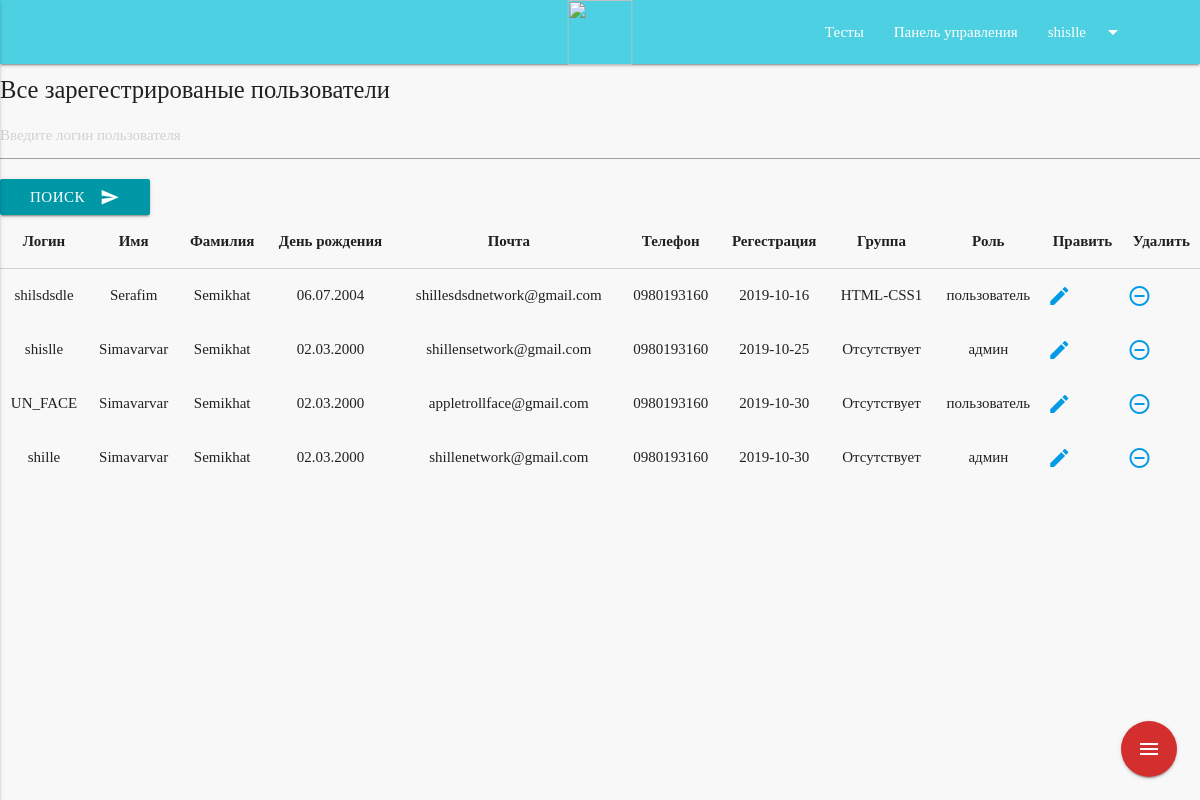
The app's page /admin-user (signed in) with its own data.
### tables this page shows
CREATE TABLE `users` (
  `id` int(11) NOT NULL,
  `login` varchar(255) NOT NULL,
  `password` varchar(255) NOT NULL,
  `name` varchar(255) DEFAULT NULL,
  `surname` varchar(255) NOT NULL,
  `birth_date` varchar(255) NOT NULL,
  `email` varchar(255) NOT NULL,
  `token` text NOT NULL,
  `verefy` int(11) NOT NULL,
  `tel` varchar(255) NOT NULL,
  `registration_date` date NOT NULL,
  `group_id` varchar(255) NOT NULL DEFAULT 'Отсутствует',
  `role_id` int(11) NOT NULL
);

### app/Connection.php (called while the page is built, shortened)
<?php
class Connection
{
    private static $instance;
    private $connection;
    private function __construct()
    {
        $this->connection = new mysqli(self::SERVER_NAME, self::USERNAME, self::PASSWORD, self::DB_NAME);
        $this->connection->set_charset("utf8");
    }
    public static function getInstance()
    {
        if (!self::$instance) {
            self::$instance = new Connection();
        }
        return self::$instance;
    }
    public function query($sql) {
        return $this->connection->query($sql);
    }
}

### app/UserObject.php (called while the page is built, shortened)
<?php
class UserObject extends AbstractModel{
    function query($sql)
    {
        return Connection::getInstance()->query($sql);
    }
    public function getElementsTable($row_table,$id)
    {
        $getGroup =  $this->query("SELECT `$row_table` FROM `users` WHERE id='$id'");
        $row_ass = $getGroup->fetch_assoc();
        return $row_ass[$row_table];
    }
}

### app/Admin.php (called while the page is built, shortened)
<?php
class Admin extends UserObject {
    private $table = '`users`';
    public function AllTable(){
        return $this->query("SELECT * FROM " . $this->table);
    }
}

### resources/views/account/admin-user.php (the view, shortened to what this page needs)
<?php
$admin = new Admin();
$id = $_SESSION['user'][0];
?>
<?php if($admin->getElementsTable('role_id',$id) == 3):?>
<?php require "../layouts/adminnav.php"; ?>
    <div class="fixed-action-btn vertical click-to-toggle">
        <a class="btn-floating btn-large red darken-2">
            <i class="material-icons">menu</i>
        </a>
    </div>
    <div id="test1" class="col s12">
        <h5>Все зарегестрированые пользователи</h5>
        <table class="highlight">
            <form action="admin-user" method="post">
                <input name="search" placeholder="Введите логин пользователя" type="text" required>
                <button class="btn waves-effect waves-light cyan darken-2 white-text" type="submit" name="action">Поиск
                    <i class="material-icons right">send</i>
                </button>
            </form>
            <thead>
            <tr>
                <th>Логин</th>
                <th>Имя</th>
                <th>Фамилия</th>
                <th>День рождения</th>
                <th>Почта</th>
                <th>Телефон</th>
                <th>Регестрация</th>
                <th>Группа</th>
                <th>Роль</th>
                <th>Править</th>
                <th>Удалить</th>
            </tr>
            </thead>
            <tbody>
            <?php
            $users = $admin->AllTable();
            while ($user = $users->fetch_row()) {
            ?>
            <tr>
                <td><?php  echo $user[1]; ?></td>
                <td><?php  echo $user[3]; ?></td>
                <td><?php  echo $user[4]; ?></td>
                <td><?php  echo $user[5]; ?></td>
                <td><?php  echo $user[6]; ?></td>
                <td><?php  echo $user[9]; ?></td>
                <td><?php  echo $user[10]; ?></td>
                <td><?php  echo $user[11]; ?></td>
                <td>
                <?php  if($user[12] == '3') {
                    echo 'админ';
                }if ($user[12] == '2'){
                }if ($user[12] == '1'){
                    echo 'пользователь';
                }
                ?></td>
                <td><a href="edit/<?php echo $user[0]; ?>" class="btn-user"><i class="material-icons left">edit</i></a></td>
                <td><a href="?del_user=<?php echo $user[0]; ?>"><i class="material-icons left">remove_circle_outline</i></a></td>
            </tr>
            <?php } ?>
            </tbody>
        </table>
    </div>
<?php endif; ?>

### resources/views/layouts/adminnav.php (shortened to what this page needs)
<!doctype html>
<html lang="en">
<head>
    <link type="text/css" rel="stylesheet" href="../../../public/css/materialize.min.css"  media="screen,projection"/>
    <link rel="stylesheet" href="../../../public/css/style.css">
</head>
<body>
<nav>
    <div class="container">
        <div class="nav-wrapper">
            <a href="#" class="brand-logo center"><img src="http://kitit.com.ua/wp-content/uploads/2018/12/cropped-logo_kit_w-1.png" width="65" height="65" alt=""></a>
            <ul id="nav-mobile" class="right hide-on-med-and-down cyan lighten-2">
                <li><a class="white-text" href="tests-admin">Тесты</a></li>
                <li><a class="white-text" href="hub-test">Панель управления</a></li>
                <li><a class="dropdown-button white-text" href="#!" data-activates="dropdown1"><?php echo $_SESSION['user'][1] ?><i class="material-icons right">arrow_drop_down</i></a></li>
            </ul>
        </div>
    </div>
</nav>

### public/css/style.css (style rules this page uses)
html { font-family: Calibri; height: 100%; }
body { background-color: #f8f8f8; }
td, th, tr { text-align: center; }
nav { background-color: #4dd0e1 ; }

### records on screen
users: login "shilsdsdle", name "Serafim", surname "Semikhat", birth_date "06.07.2004", email "shillesdsdnetwork@gmail.com", tel "0980193160", registration_date "2019-10-16", group "HTML-CSS1", shows "пользователь"
users: login "shislle", name "Simavarvar", surname "Semikhat", birth_date "02.03.2000", email "shillensetwork@gmail.com", tel "0980193160", registration_date "2019-10-25", group "Отсутствует", shows "админ"
users: login "UN_FACE", name "Simavarvar", surname "Semikhat", birth_date "02.03.2000", email "appletrollface@gmail.com", tel "0980193160", registration_date "2019-10-30", group "Отсутствует", shows "пользователь"
users: login "shille", name "Simavarvar", surname "Semikhat", birth_date "02.03.2000", email "shillenetwork@gmail.com", tel "0980193160", registration_date "2019-10-30", group "Отсутствует", shows "админ"

### other values on screen
$_SESSION['user'][1] "shislle"
